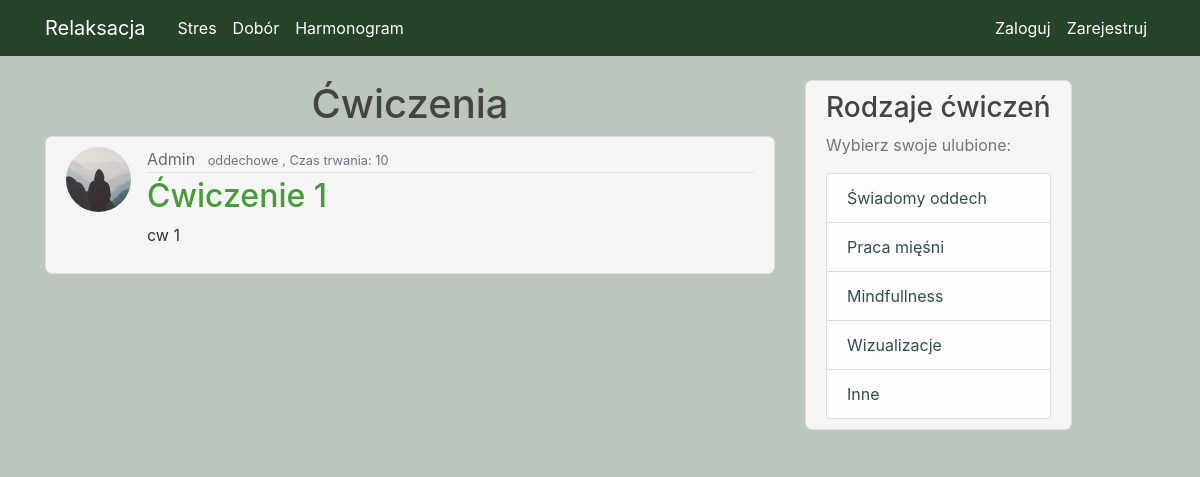
/post/1, run on an earlier commit of the app's database.
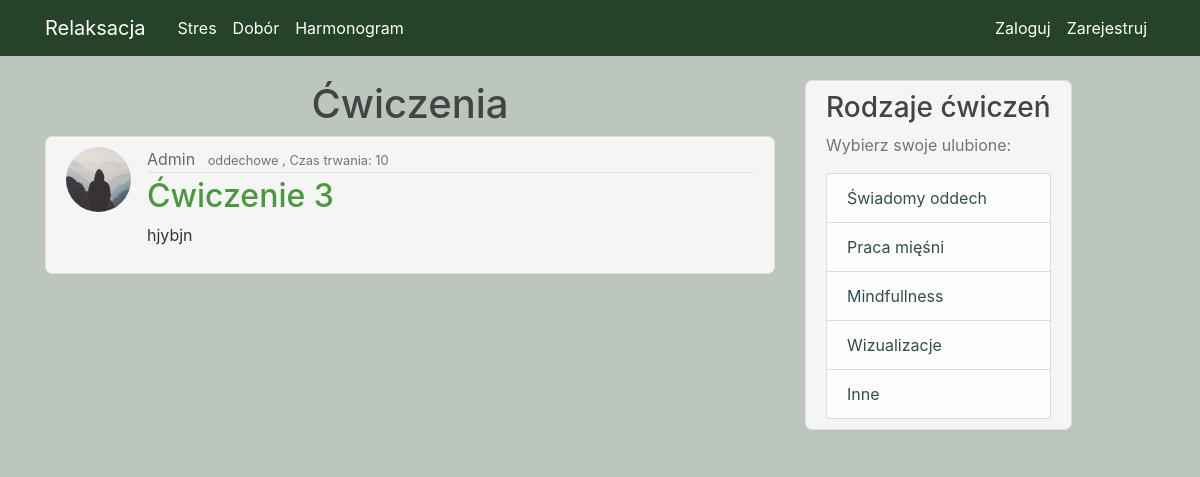
And on a later commit of the database.
### Relaks/models.py (models this page shows, shortened)
class Post(db.Model):
    id = db.Column(db.Integer, primary_key=True, autoincrement=True)
    name = db.Column(db.String(100), nullable=True)
    category = db.Column(db.String(100), nullable=True)
    time = db.Column(db.Integer, nullable=True)
    content = db.Column(db.Text, nullable=True)
    user_id = db.Column(db.Integer, db.ForeignKey('user.id'), nullable=False)
    fav = db.relationship('Favourite', backref='fav', lazy=True)

### Relaks/routes.py (the view)
@app.route("/post/<int:post_id>")
def post(post_id):
    post = Post.query.get_or_404(post_id)
    form = FavForm()
    if form.validate_on_submit():
        post.append(current_user.fav)
        db.session.add(current_user.fav)
        db.session.commit()
    return render_template('post.html', title=post.name, post=post, form=form)

### Relaks/templates/post.html (shortened to what this page needs)
{% extends "layout.html" %}
{% block content %}
     <h1 style="text-align: center"> Ćwiczenia  </h1>
      <article class="media content-section">
          <img class="rounded-circle article-img" src="{{ url_for('static', filename='photo/' + post.author.image_file) }}">
          <div class="media-body">
            <div class="article-metadata">
              <a class="mr-2" href="#">{{ post.author.username }}</a>
              <small class="text-muted">{{ post.category }} , </small>
                <small class="text-muted">Czas trwania: {{ post.time }}</small>
            </div>
            <h2> <a class="article-title" href="{{ url_for('post', post_id=post.id) }}">{{ post.name}}</a> </h2>
            <p class="article-content">{{ post.content }}</p>
          </div>
        </article>
{% endblock content %}

What changed in the data, as far as the page shows it:
changed Post "oddechowe": name "Ćwiczenie 1" → "Ćwiczenie 3"; content "cw 1" → "hjybjn"
